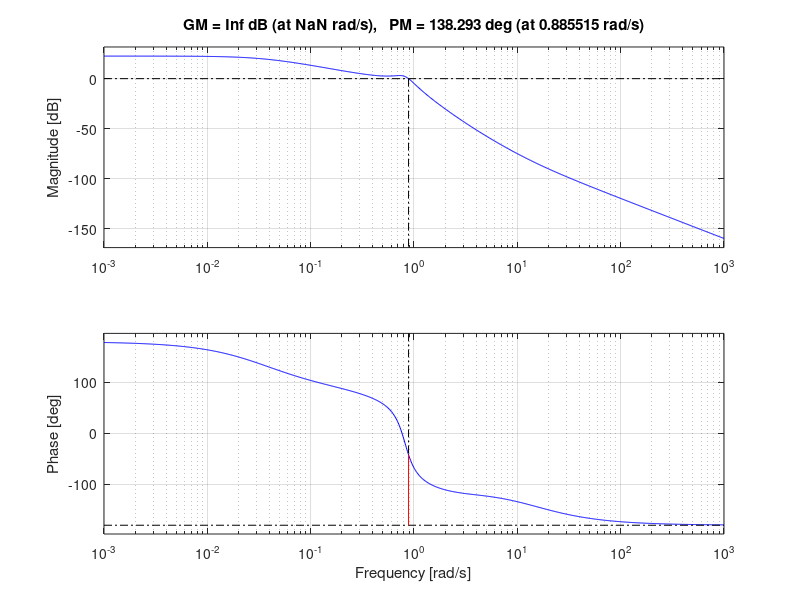
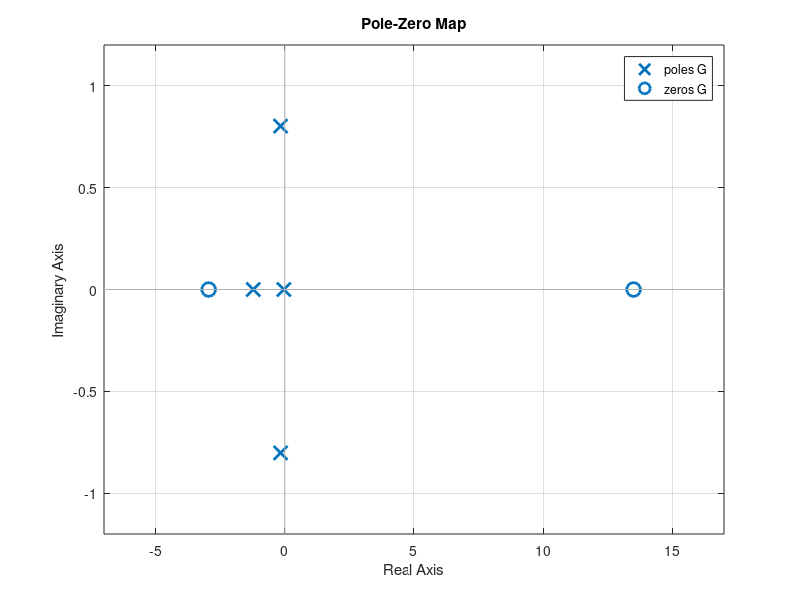
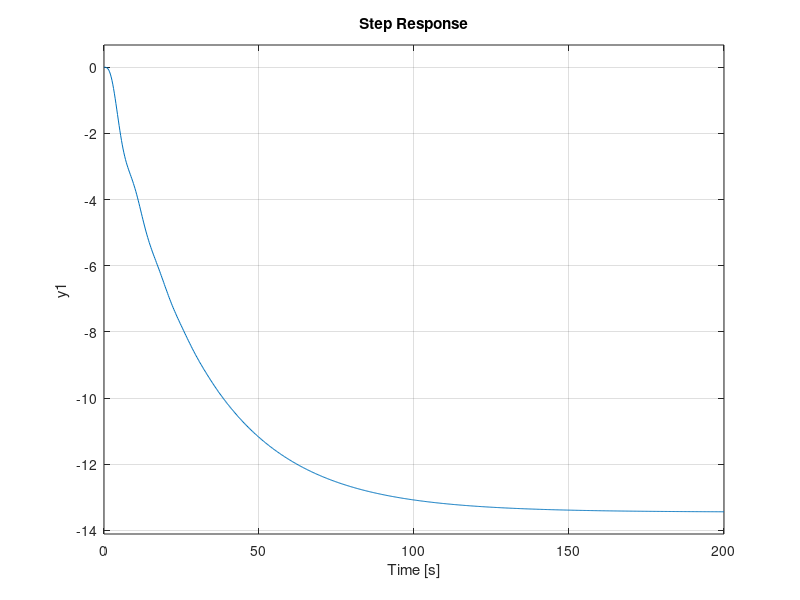
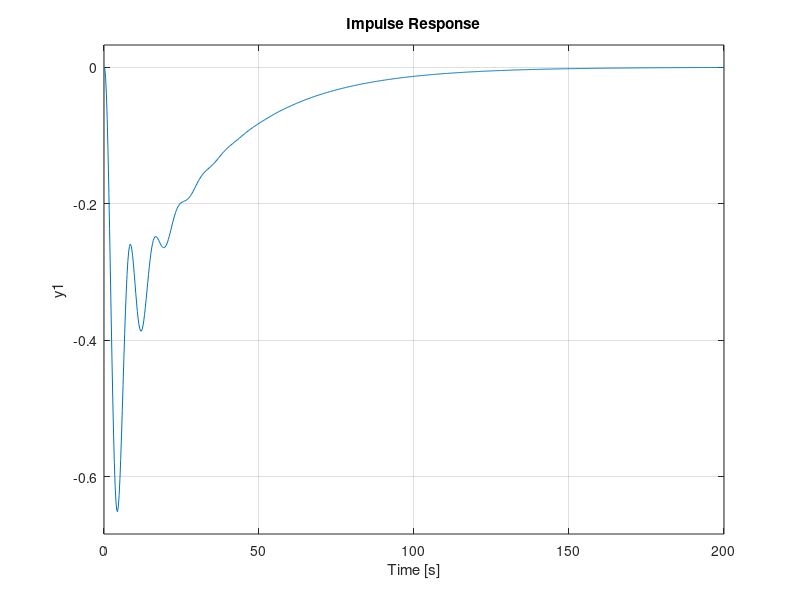

The MATLAB script that drew these images, in order: (Note: this script raises an error after producing the figures.)
% rudder to roll angle phi
clear; close all;
s=tf('s');

zeta_d=0.202;
omega_nd=0.819;
inv_Ts=0.0364;
inv_Tr=1.225;
Dlat= (s+inv_Ts)*(s+inv_Tr)*(s^2+2*zeta_d*omega_nd*s+omega_nd^2);

G=0.0101*(s+2.95)*(s-13.5)/Dlat;

margin(G);
figure();
pzmap(G);
figure();
step(G);
figure();
impulse(G);
pole(G)
zero(G)


big;